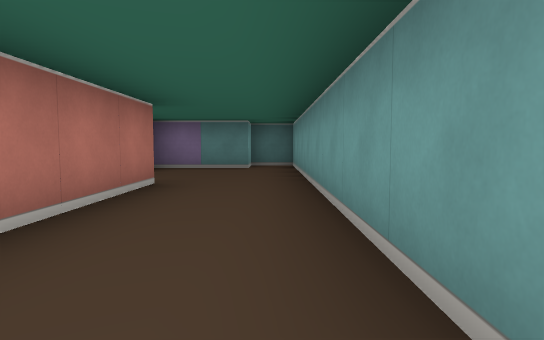
View 1 (above)

12 first-person views from a walk through a cub3D maze. The camera is about half as high as the walls, tilts 4° down and sees 75° across. The floor is counted in squares. Each view is taken from the middle of a square. On the plan, view 1 faces up. The plan holds only what a view shows up to about 9 squares ahead; the rest is blank.

View 2
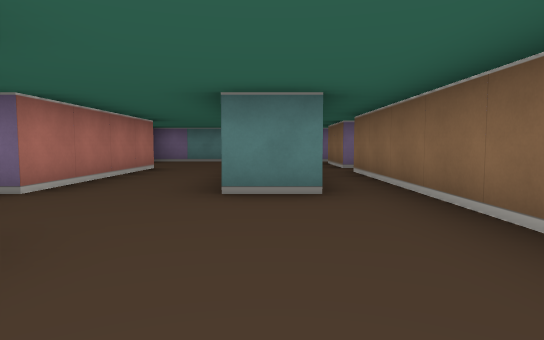

View 3
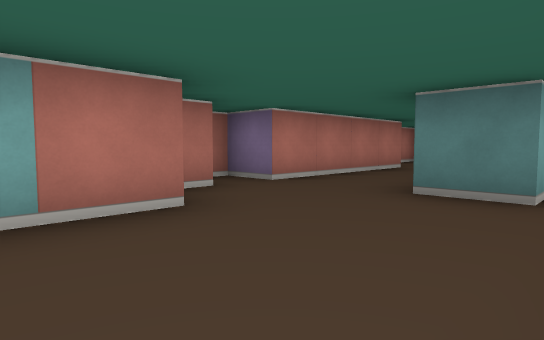

View 4
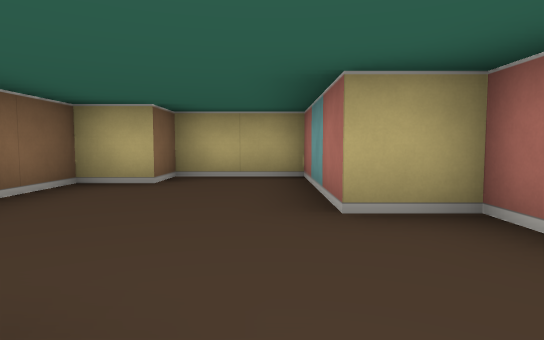

View 5
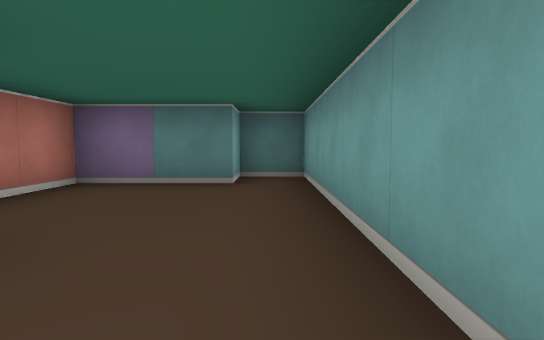

View 6
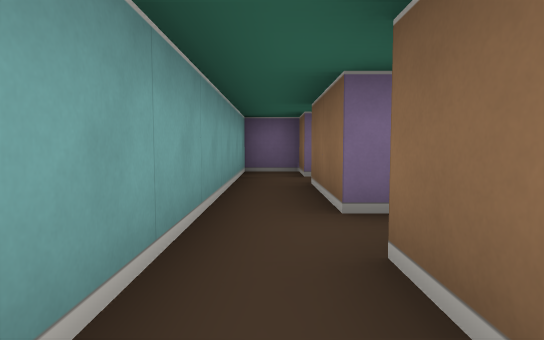

View 7
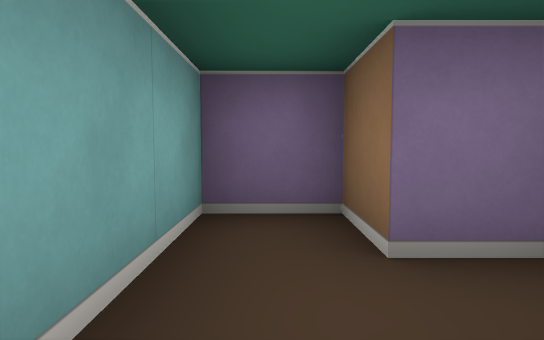

View 8
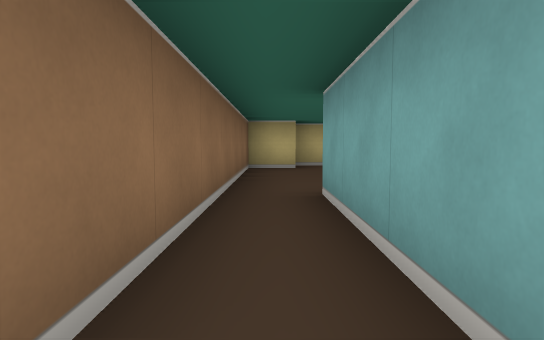

View 9
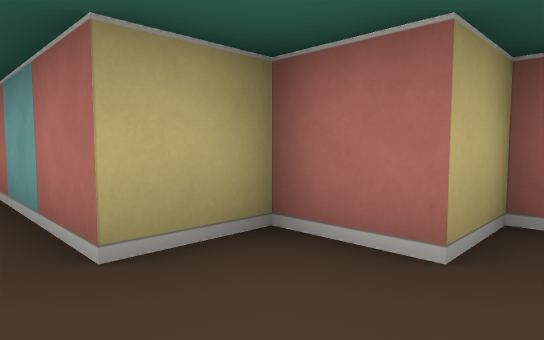

View 10
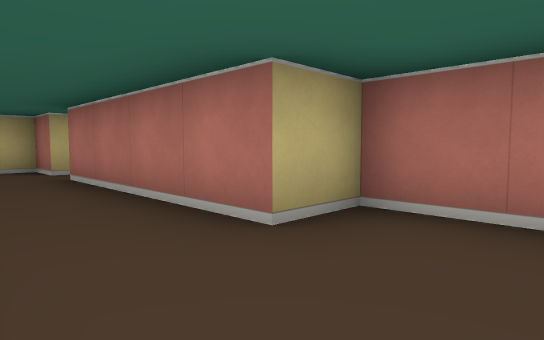

View 11
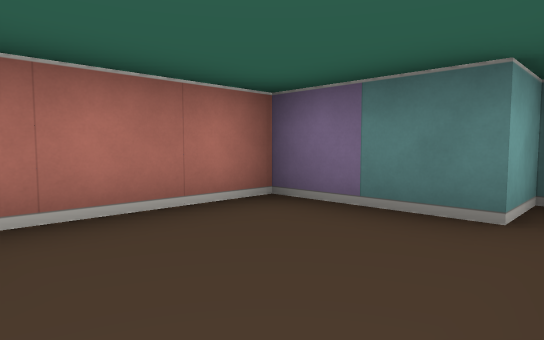

View 12
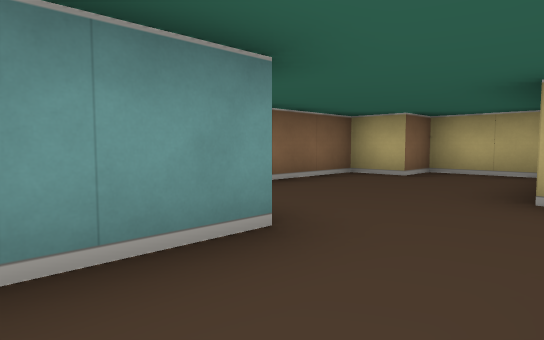

### Floor plan
Points are (right, up) in squares from view 1. A wall is a line through its corners. A room is listed if a view was taken in it or the views show most of it. See-through windows are left out.
Room 1 (views 1, 2, 3, 4, 5, 6, 9, 10, 11, 12)
walls: (1.5, 3.5) (1.5, 0.5) (0.5, 0.5) (0.5, 8.5) (-0.5, 8.5) (-0.5, 7.5) (-2.5, 7.5) (-2.5, 4.5) (-1.5, 4.5) (-1.5, 0.5) (-2.5, 0.5) (-2.5, -0.5) (-1.5, -0.5) (-1.5, -1.5) (-0.5, -1.5) (-0.5, -4.5) (1.5, -4.5) (1.5, -3.5) (2.5, -3.5) (2.5, 3.5)
ways out: opening at (2, 3) to room 2
Room 2 (views 7, 8)
walls: (2.5, 4.5) (2.5, 6.5); (3.2, 7.5) (2.5, 7.5) (2.5, 8.5) (1.5, 8.5) (1.5, 3.5)
ways out: opening at (2, 3) to room 1

Positions as (right, up) in squares from view 1, and headings:
1: (0, 0), facing up
2: (1, -3), facing up
3: (2, -3), facing up-left
4: (0, 1), facing down
5: (0, 3), facing up
6: (2, 2), facing up
7: (2, 6), facing up
8: (2, 4), facing down
9: (0, 0), facing down-left
10: (0, 6), facing down-left
11: (0, 5), facing up-left
12: (-1, 2), facing down-right
